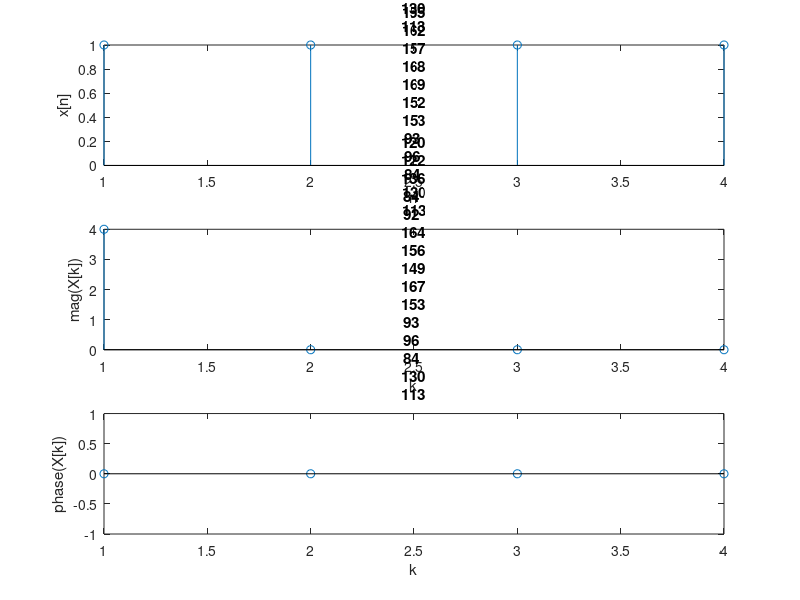
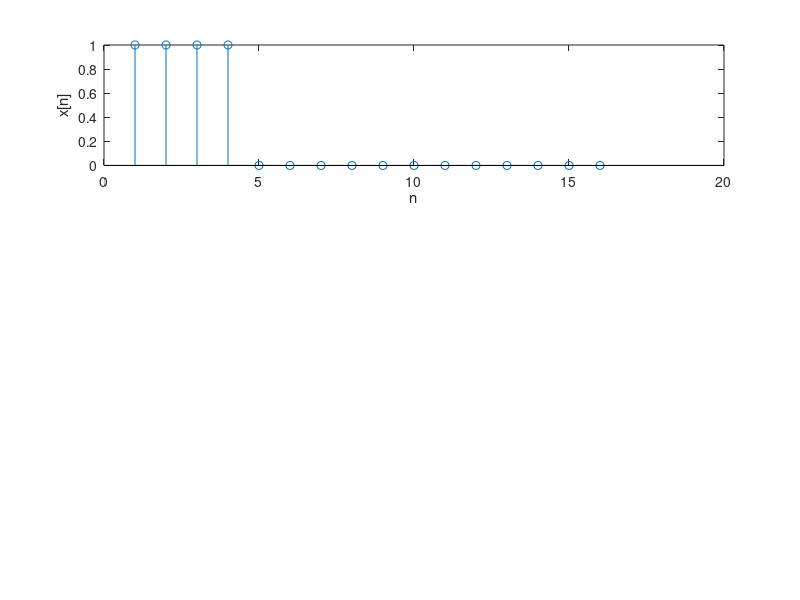

These charts were generated, in order, by the following MATLAB code: (Note: this script raises an error after producing the figures.)
arr = [4,16,64];

for N=arr
    L = 4;
    x = [ones(L,1); zeros(N-L,1)];
    Y = fft(x,N);
    figure();
    subplot(3,1,1);
    stem(x);
    xlabel("n");
    ylabel("x[n]");
    title("input signal, N="+num2str(N));
    
    subplot(3,1,2);
    stem(abs(Y));
    xlabel("k");
    ylabel("mag(X[k])");
    title("DFT (magnitude), N="+num2str(N));
    
    subplot(3,1,3);
    stem(angle(Y));
    xlabel("k");
    ylabel("phase(X[k])");
    title("DFT (phase), N="+num2str(N));
end